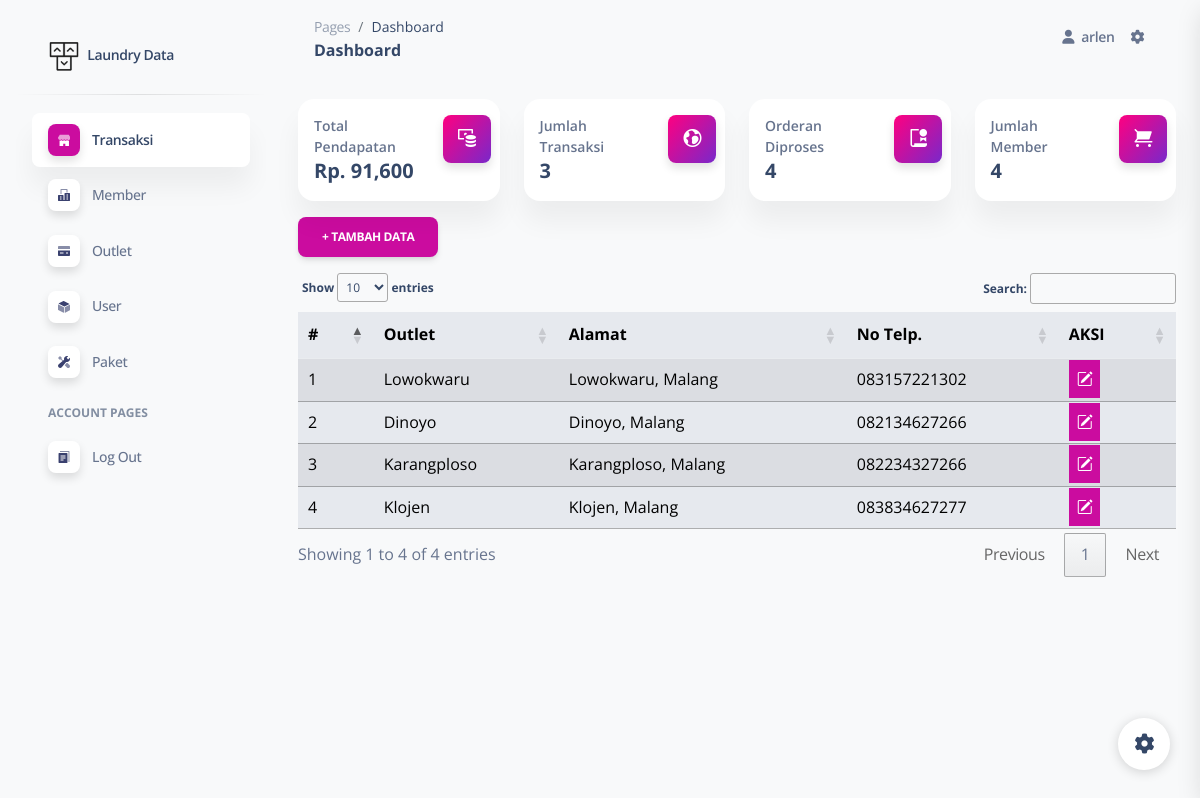
The app's page /pages/index.php?page=ot (signed in) with its own data.
### tables this page shows
CREATE TABLE `tb_outlet` (
  `id` int NOT NULL,
  `nama` varchar(100) NOT NULL,
  `alamat` text NOT NULL,
  `tlp` varchar(15) NOT NULL
);

### crud/outlet/index.php (the view, shortened to what this page needs)
<!DOCTYPE html>
<html lang="en">
<head>
    <link rel="stylesheet" href="//cdn.datatables.net/1.13.2/css/jquery.dataTables.min.css">
    <link rel="stylesheet" href="https://cdn.jsdelivr.net/npm/bootstrap-icons@1.10.3/font/bootstrap-icons.css">
    <body class="container-fluid my-3">
    <a href="index.php?page=inpot" class="btn btn-primary my-3">+ TAMBAH DATA</a>
    <table class="table table-secondary table-striped" id="myTable">
        <thead>
            <tr>
                <th scope="col">#</th>
                <th scope="col">Outlet</th>
                <th scope="col">Alamat</th>
                <th scope="col">No Telp.</th>
                <th scope="col">AKSI</th>
            </tr>
        </thead>
        <tbody>
            <?php
            include "../../config/config.php";
            $no = 1;
            $sql = "SELECT * FROM tb_outlet";
            $q = mysqli_query($con, $sql);
            while ($row = mysqli_fetch_array($q)):
            ?>
            <tr class="">
                <td><?php echo $no++ ?></td>
                <td><?php echo $row['nama'] ?></td>
                <td><?php echo $row['alamat'] ?></td>
                <td><?php echo $row['tlp'] ?></td>
                <td>
                    <a href="index.php?page=edot&id=<?=$row['id']?>" class="bg-primary text-white p-2"><i class="bi bi-pencil-square"></i></i></a>
                </td>
            </tr>
            <?php endwhile; ?>
        </tbody>
    </table>
  </body>
</html>

### records on screen
tb_outlet: nama "Lowokwaru", alamat "Lowokwaru, Malang", tlp "083157221302"
tb_outlet: nama "Dinoyo", alamat "Dinoyo, Malang", tlp "082134627266"
tb_outlet: nama "Karangploso", alamat "Karangploso, Malang", tlp "082234327266"
tb_outlet: nama "Klojen", alamat "Klojen, Malang", tlp "083834627277"

### other values on screen
$_SESSION['login'] "arlen"
$t['omset'] "91,600"
$t['transaksi'] "3"
$o['outlet'] "4"
$m['member'] "4"
